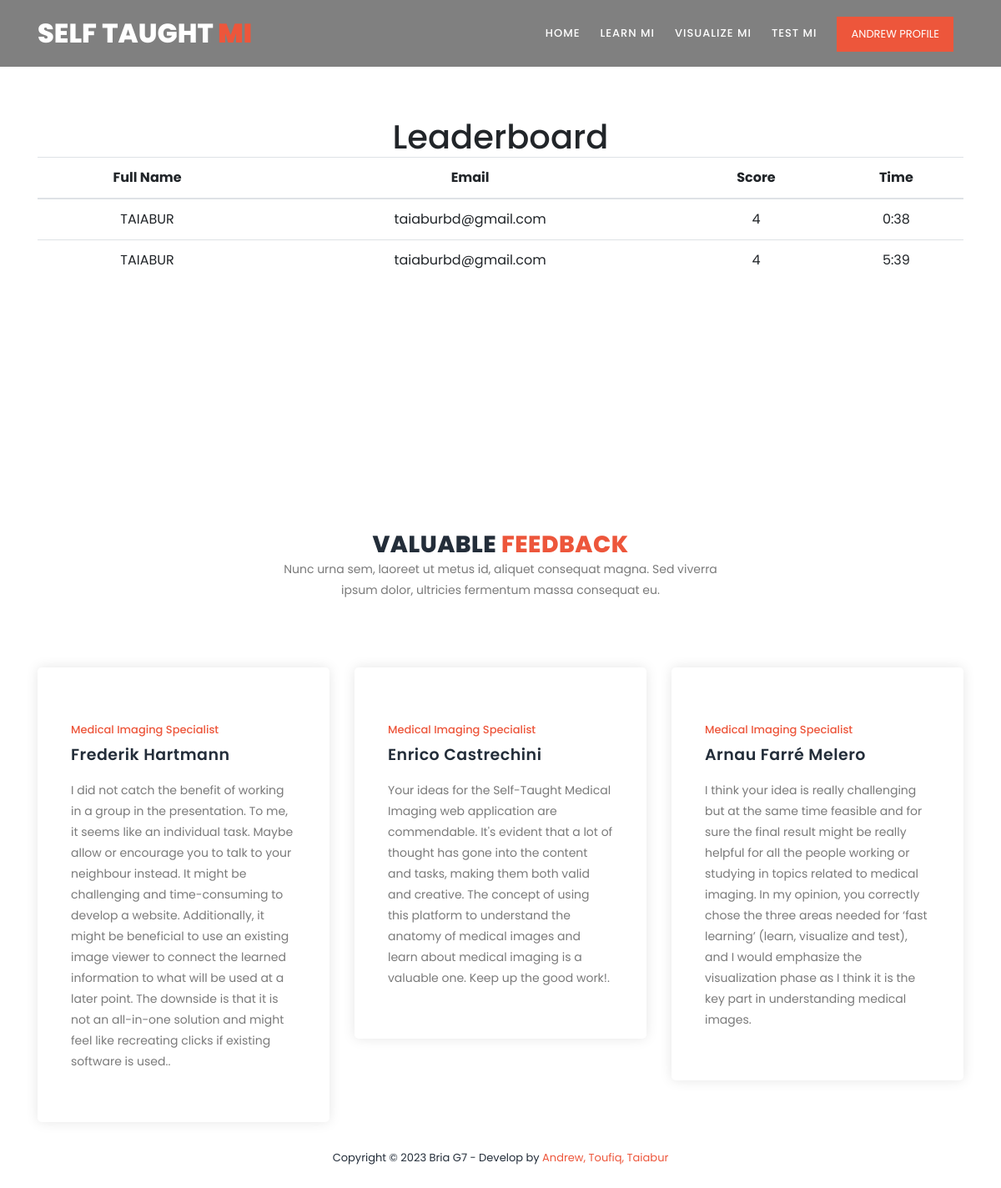
Page /leaderboard (signed in) on the committed database.
### tables this page shows
CREATE TABLE quiz_list (
    id INTEGER PRIMARY KEY,
    quiz_id VARCHAR(255),
    user_id INTEGER,
    total_mark INTEGER,
    category VARCHAR(255),
    created_date TIMESTAMP DEFAULT CURRENT_TIMESTAMP
);

CREATE TABLE users (
    id INTEGER PRIMARY KEY,
    fullname TEXT NULL,
    username TEXT UNIQUE NOT NULL,
    password TEXT NOT NULL,
    isadmin INTEGER DEFAULT 0,
    created TIMESTAMP NOT NULL DEFAULT 
    CURRENT_TIMESTAMP
);

### views.py (the view)
@app.route('/leaderboard')
def leaderboard():
    if 'user_id' in session:
        conn = get_db_connection()
        category_cursor = conn.execute('SELECT category_id FROM tutorials GROUP BY category_id ')
        categories = category_cursor.fetchall()
        quiz_cat = request.args.get('quiz_cat')
        quiz_details=''
        if quiz_cat:
            quiz_details = conn.execute(
                'SELECT * FROM quiz_list JOIN users ON users.id = quiz_list.user_id WHERE quiz_list.category = ? ORDER BY total_mark DESC, category ASC',
                (quiz_cat,)
            ).fetchall()
        else:
            quiz_details = conn.execute(
                'SELECT * FROM quiz_list JOIN users ON users.id = quiz_list.user_id ORDER BY total_mark DESC, category ASC',
            ).fetchall()
        conn.close()
        return render_template('leaderboard.html',quiz_details=quiz_details,quiz_cat=quiz_cat,categories=categories)
    else:
        return redirect(url_for('login'))

### admin.py (called while the page is built)
@app.before_request
def check_admin_access():
    if request.endpoint and request.endpoint.startswith('admin'):
        if not is_admin():
            return redirect(url_for('hello'))

### views.py (called while the page is built)
def get_db_connection():
    conn = sqlite3.connect('database.db')
    conn.row_factory = sqlite3.Row
    return conn

### templates/leaderboard.html (shortened to what this page needs)
{% extends "base.html" %}
{% block content %}
<section class="section" id="features">
  <div class="container">
      <div class="row">
        <div class="col-lg-12">
          <div class="section-heading">
              <h1>Leaderboard</h1>
                  {% set selected = '' %}
              <table class="table table-stripe">
                <thead>
                    <tr>
                        <th>Full Name</th>
                        <th>Email</th>
                        <th>Score</th>
                        <th>Time</th>
                    </tr>
                </thead>
                <tbody>
                    {% for row in quiz_details %}
                        <tr>
                            <td>{{ row.fullname.upper()}}</td>
                            <td>{{ row.username }}</td>
                            <td>{{ row.total_mark }}</td>
                            <td>{{ row.category }}</td>
                        </tr>
                    {% endfor %}
                </tbody>
            </table>
          </div>
      </div>
    </div>
</section>
{% endblock %}

### static/assets/css/templatemo-training-studio.css (style rules this page uses)
html, body, div, span, applet, object, iframe, h1, h2, h3, h4, h5, h6, p, blockquote, div pre, a, abbr, acronym, address, big, cite, code, del, dfn, em, font, img, ins, kbd, q, s, samp, small, strike, strong, sub, sup, tt, var, b, u, i, center, dl, dt, dd, ol, ul, li, figure, header, nav, section, article, aside, footer, figcaption { margin: 0; padding: 0; border: 0; outline: 0; }
header, nav, section, article, aside, footer, hgroup { display: block; }
* { box-sizing: border-box; }
html, body { font-family: 'Poppins', sans-serif; font-weight: 400; background-color: #fff; font-size: 16px; -ms-text-size-adjust: 100%; -webkit-font-smoothing: antialiased; -moz-osx-font-smoothing: grayscale; }
h1, h2, h3, h4, h5, h6 { margin-top: 0px; margin-bottom: 0px; }
html, body { background: #fff; font-family: 'Poppins', sans-serif; }
.section-heading { text-align: center; margin-top: 140px; margin-bottom: 80px; }
#features { margin-bottom: 80px; }

### rows in the picture
quiz_list: fullname "TAIABUR", username "taiaburbd@gmail.com", total_mark "4", category "0:38"
quiz_list: fullname "TAIABUR", username "taiaburbd@gmail.com", total_mark "4", category "5:39"

### other values in the picture
{{ session['user_fullname'] }} "ANDREW"
